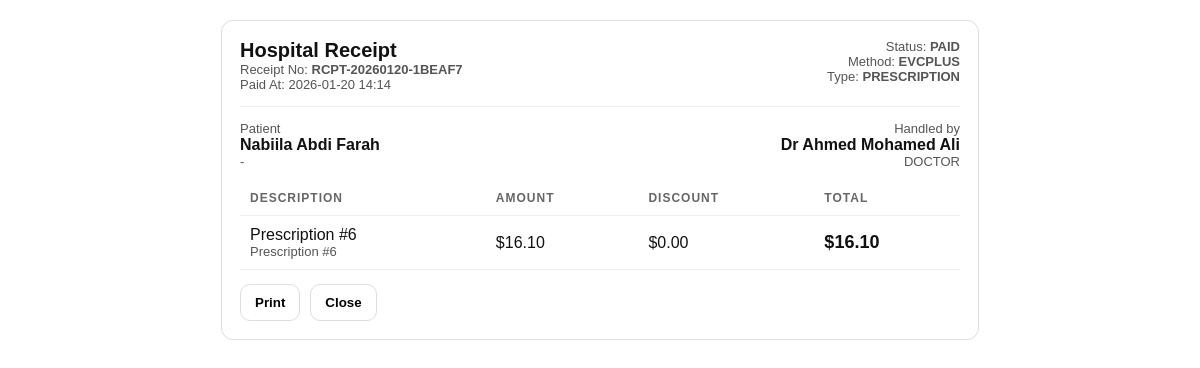
Page /billing/receipt.php?id=26 (signed in) on the committed database.
### tables this page shows
CREATE TABLE `bills` (
  `id` int(11) NOT NULL,
  `appointment_id` int(11) DEFAULT NULL,
  `patient_id` int(11) NOT NULL,
  `employee_id` int(11) DEFAULT NULL,
  `prescription_id` int(11) DEFAULT NULL,
  `bill_type` enum('CONSULTATION','PRESCRIPTION','SURGERY','OTHER') NOT NULL DEFAULT 'OTHER',
  `description` varchar(255) DEFAULT NULL,
  `amount` decimal(10,2) NOT NULL DEFAULT 0.00,
  `discount` decimal(10,2) NOT NULL DEFAULT 0.00,
  `total` decimal(10,2) NOT NULL DEFAULT 0.00,
  `status` enum('UNPAID','PAID') NOT NULL DEFAULT 'UNPAID',
  `payment_method` enum('CASH','EVCPLUS','CARD','BANK') DEFAULT NULL,
  `receipt_no` varchar(40) DEFAULT NULL,
  `paid_at` datetime DEFAULT NULL,
  `created_at` timestamp NOT NULL DEFAULT current_timestamp()
);

CREATE TABLE `patients` (
  `id` int(11) NOT NULL,
  `patient_code` varchar(30) DEFAULT NULL,
  `full_name` varchar(120) NOT NULL,
  `gender` enum('Male','Female') NOT NULL,
  `date_of_birth` date DEFAULT NULL,
  `phone` varchar(30) DEFAULT NULL,
  `address` text DEFAULT NULL,
  `emergency_contact_name` varchar(120) DEFAULT NULL,
  `emergency_contact_phone` varchar(30) DEFAULT NULL,
  `created_at` timestamp NOT NULL DEFAULT current_timestamp()
);

CREATE TABLE `employees` (
  `id` int(11) NOT NULL,
  `user_id` int(11) DEFAULT NULL,
  `emp_code` varchar(30) DEFAULT NULL,
  `full_name` varchar(120) NOT NULL,
  `gender` enum('Male','Female') DEFAULT NULL,
  `phone` varchar(30) DEFAULT NULL,
  `email` varchar(160) DEFAULT NULL,
  `job_title` enum('DOCTOR','NURSE','ADMINISTRATOR','LAB','PHARMACIST','RECEPTIONIST') NOT NULL,
  `department` varchar(120) DEFAULT NULL,
  `specialization` varchar(120) DEFAULT NULL,
  `hire_date` date DEFAULT current_timestamp(),
  `status` enum('ACTIVE','INACTIVE') NOT NULL DEFAULT 'ACTIVE',
  `created_at` timestamp NOT NULL DEFAULT current_timestamp()
);

### billing/receipt.php (the view, shortened to what this page needs)
<?php
require_once __DIR__ . "/../includes/db.php";
function h($s){ return htmlspecialchars((string)$s, ENT_QUOTES, 'UTF-8'); }
$id = (int)($_GET["id"] ?? 0);
$stmt = $pdo->prepare("
  SELECT
    b.*,
    p.full_name AS patient_name, p.phone AS patient_phone,
    e.full_name AS employee_name, e.job_title
  FROM bills b
  JOIN patients p ON p.id=b.patient_id
  LEFT JOIN employees e ON e.id=b.employee_id
  WHERE b.id=? LIMIT 1
");
$stmt->execute([$id]);
$r = $stmt->fetch(PDO::FETCH_ASSOC);
?><!doctype html>
<html>
<head>
</head>
<body>
  <div class="box">
    <div class="row">
      <div>
        <p class="title">Hospital Receipt</p>
        <div class="muted">Receipt No: <b><?php echo h($r["receipt_no"]); ?></b></div>
        <div class="muted">Paid At: <?php echo h(date("Y-m-d H:i", strtotime($r["paid_at"]))); ?></div>
      </div>
      <div style="text-align:right">
        <div class="muted">Status: <b><?php echo h($r["status"]); ?></b></div>
        <div class="muted">Method: <b><?php echo h($r["payment_method"] ?? "-"); ?></b></div>
        <div class="muted">Type: <b><?php echo h($r["bill_type"]); ?></b></div>
      </div>
    </div>
    <hr style="border:none;border-top:1px solid #eee; margin:14px 0;">
    <div class="row">
      <div>
        <div class="muted">Patient</div>
        <div><b><?php echo h($r["patient_name"]); ?></b></div>
        <div class="muted"><?php echo h($r["patient_phone"] ?? "-"); ?></div>
      </div>
      <div style="text-align:right">
        <div class="muted">Handled by</div>
        <div><b><?php echo h($r["employee_name"] ?? "-"); ?></b></div>
        <div class="muted"><?php echo h($r["job_title"] ?? "-"); ?></div>
      </div>
    </div>
    <table>
      <thead>
        <tr>
          <th>Description</th>
          <th>Amount</th>
          <th>Discount</th>
          <th>Total</th>
        </tr>
      </thead>
      <tbody>
        <tr>
          <td>
            <?php echo h($r["description"] ?? "-"); ?>
            <?php if (!empty($r["prescription_id"])): ?>
              <div class="muted">Prescription #<?php echo (int)$r["prescription_id"]; ?></div>
            <?php endif; ?>
          </td>
          <td>$<?php echo number_format((float)$r["amount"],2); ?></td>
          <td>$<?php echo number_format((float)$r["discount"],2); ?></td>
          <td class="total">$<?php echo number_format((float)$r["total"],2); ?></td>
        </tr>
      </tbody>
    </table>
    <div class="btns">
      <button onclick="window.print()">Print</button>
      <button onclick="window.close()">Close</button>
    </div>
  </div>
</body>
</html>

### billing/receipt.php (style rules this page uses)
body { font-family: Arial, sans-serif; margin:20px; color:#111; }
.box { max-width:720px; margin:0 auto; border:1px solid #ddd; border-radius:12px; padding:18px; }
.row { display:flex; justify-content:space-between; gap:20px; }
.muted { color:#555; font-size:13px; }
.title { font-size:20px; font-weight:800; margin:0; }
table { width:100%; border-collapse:collapse; margin-top:12px; }
th,td { text-align:left; padding:10px; border-bottom:1px solid #eee; }
th { font-size:12px; text-transform:uppercase; letter-spacing:1px; color:#666; }
.total { font-size:18px; font-weight:900; }
.btns { display:flex; gap:10px; margin-top:14px; }
button { padding:10px 14px; border-radius:10px; border:1px solid #ddd; background:#fff; font-weight:700; cursor:pointer; }

### rows in the picture
bills: receipt_no "RCPT-20260120-1BEAF7", paid_at "2026-01-20 14:14", status "PAID", payment_method "EVCPLUS", bill_type "PRESCRIPTION", patient.full_name "Nabiila Abdi Farah", patient.phone "-", employee.full_name "Dr Ahmed Mohamed Ali", employee.job_title "DOCTOR", description "Prescription #6", prescription "6", amount "16.10", discount "0.00", total "16.10"
